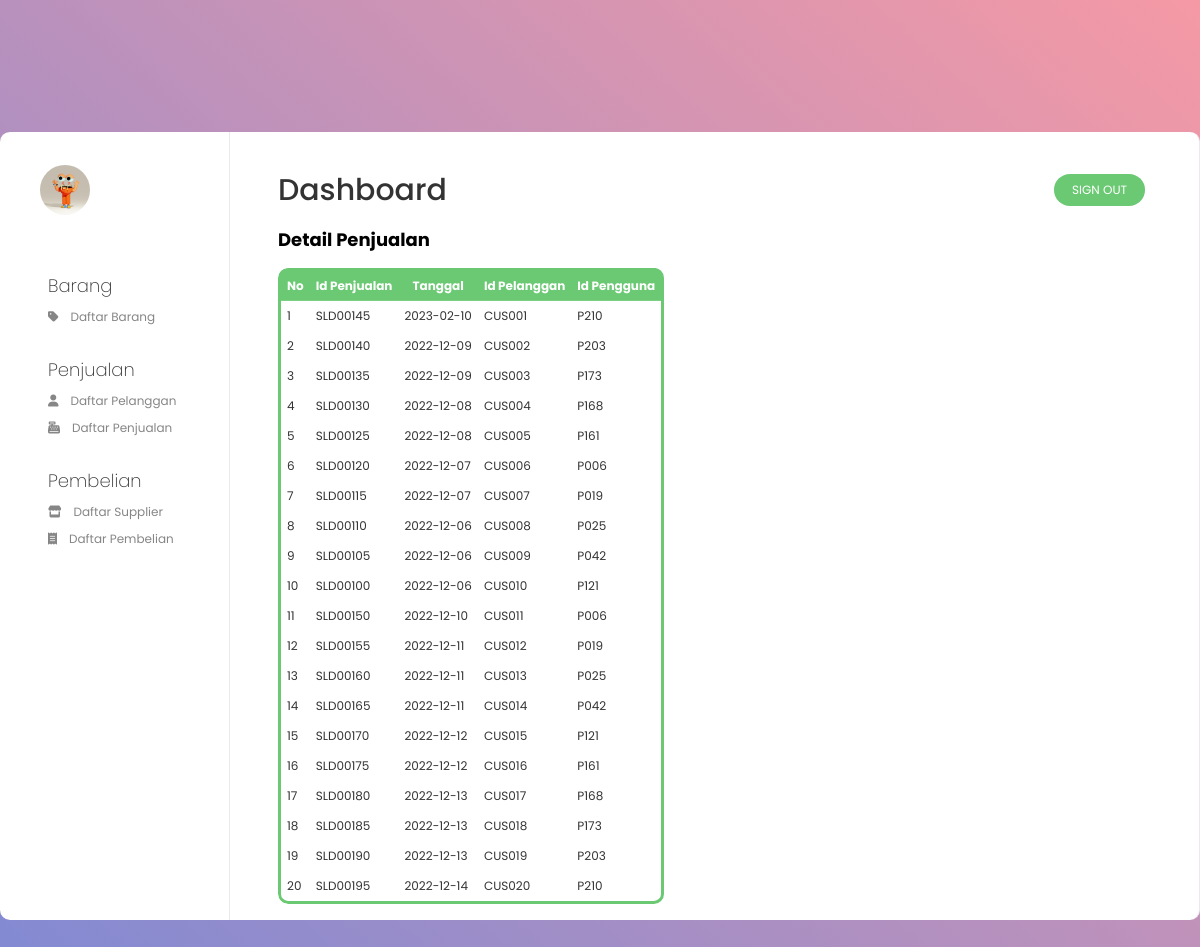
Screenshot of /detailPenjualan_view.php with the database file from the repository.
### tables this page shows
CREATE TABLE `penjualan_h` (
  `IdPenjualan` char(8) NOT NULL,
  `Tanggal` date NOT NULL,
  `IdPelanggan` varchar(6) NOT NULL,
  `IdPengguna` char(5) NOT NULL
);

### detailPenjualan_view.php (the view, shortened to what this page needs)
<?php
include "koneksidb.php";
$query = "SELECT * FROM penjualan_h";
$result = mysqli_query($connect, $query);
?>
<html>
<head>
    <link rel="stylesheet" type="text/css" href="style.css">
</head>
<body>
    <div class="center">
        <header class="menu">
            <figure class="user">
                <div class="user-avatar">
                    <img src="img/avatar.jpg">
                </div>
            </figure>
            <nav>
                <section class="barang">
                    <h3>Barang</h3>
                    <ul>
                        <li>
                            <a href="dataBarang_view.php">
                                <i class="fas fa-tag"></i>
                                Daftar Barang
                            </a>
                        </li>
                    </ul>
                </section>
                <section class="penjualan">
                    <h3>Penjualan</h3>
                    <ul>
                        <li>
                            <a href="dataPelanggan_view.php">
                                <i class="fas fa-user"></i>
                                Daftar Pelanggan
                            </a>
                        </li>
                    </ul>
                    <ul>
                        <li>
                            <a href="dataPenjualan_view.php">
                                <i class="fas fa-cash-register"></i>
                                Daftar Penjualan
                            </a>
                        </li>
                    </ul>
                </section>
                <section class="penjualan">
                    <h3>Pembelian</h3>
                    <ul>
                        <li>
                            <a href="dataSupplier_view.php">
                                <i class="fas fa-store"></i>
                                Daftar Supplier
                            </a>
                        </li>
                    </ul>
                    <ul>
                        <li>
                            <a>
                                <i class="fas fa-receipt"></i>
                                Daftar Pembelian
                            </a>
                        </li>
                    </ul>
                </section>
            </nav>
        </header>
        <main class="content-wrap">
            <header class="content-head">
                <h1>Dashboard</h1>
                <div class="action">
                    <button onclick="location.href = 'logout.php';">
                        Sign out
                    </button>
                </div>
            </header>
            <div class="container">
                <h2>Detail Penjualan</h2>
                    <div class="box-2">
                            <table class="content-table">
                                <tr>
                                    <th>No</th>
                                    <th>Id Penjualan</th>
                                    <th>Tanggal</th>
                                    <th>Id Pelanggan</th>
                                    <th>Id Pengguna</th>
                                </tr>
                                <?php
                                $no = 1;
                                while ($row = mysqli_fetch_array($result)) {
                                ?>
                                    <tr>
                                        <td><?php echo $no++; ?></td>
                                        <td><?php echo $row['IdPenjualan']; ?></td>
                                        <td><?php echo $row['Tanggal']; ?></td>
                                        <td><?php echo $row['IdPelanggan']; ?></td>
                                        <td><?php echo $row['IdPengguna']; ?></td>
                                    </tr>
                                <?php
                                }
                                ?>
                            </table>
                    </div>
                </div>
            </div>
</body>
</html>

### style.css (style rules this page uses)
* { box-sizing: border-box; }
body { height: 100vh; font-family: "Poppins", sans-serif; overflow: hidden; background: linear-gradient(to top right, #7c89d5, #f599a5); font-size: 12px; }
.center { position: absolute; display: block; top: 50%; left: 50%; transform: translate(-50%, -50%); width: 200vw; height: 75vh; max-width: 1200px; display: flex; }
.menu { grid-area: menu; width: 230px; height: 100%; padding-bottom: 3em; overflow: auto; background: #fff; border-right: 1px solid #ede8f0; border-radius: 10px 0 0 10px; }
.menu .user { height: 80px; display: flex; align-items: center; justify-content: flex-start; margin-top: 1.5em; }
.menu .user .user-avatar { width: 50px; height: 50px; border-radius: 50%; overflow: hidden; }
.menu .user .user-avatar img { display: block; width: 100%; height: 100%; -o-object-fit: cover; object-fit: cover; }
.menu nav { display: block; padding: 0 4em; }
.menu nav section { display: block; padding: 2.5em 0 0; }
.menu nav h3 { margin: 0; font-size: 1.5em; color: #333; font-weight: 200; }
.menu nav ul { display: block; padding: 0; margin: 0; }
.menu nav li { display: block; padding: 0; margin: 0.75em 0 0; }
.menu nav li a { display: flex; align-items: center; justify-content: flex-start; color: rgb(134, 134, 134); text-decoration: none; font-weight: 400; font-size: 1em; transition: color 0.15s ease; }
.menu nav li a i { display: block; margin-right: 1em; }
.content-wrap { grid-area: content; overflow: auto; background: #fff; border-right: 1px solid #ede8f0; flex: 1 1 auto; background-color: #fff; padding: 3em 4em 1em 4em; border-radius: 0 10px 10px 0; }
.content-wrap .content-head { display: flex; align-items: center; justify-content: space-between; }
.content-wrap .content-head h1 { font-size: 2.5em; line-height: 100%; color: #333; font-weight: 500; margin: 0; padding: 0; }
.content-wrap .content-head .action button { border: 0; outline: none; background: #6bc974; color: #fff; width: auto; height: 32px; margin: 0.5em; padding: 0 1.5em; border-radius: 25px; font-size: 1em; color: #fff; font-family: "Poppins", sans-serif; text-transform: uppercase; cursor: pointer; transition: 0.5s; }
.container { grid-area: content; overflow: auto; background: #fff; background-color: #fff; border-radius: 0 10px 10px 0; }
.content-table { display: flex; border-collapse: collapse; width: auto; border-radius: 10px; color: #333; overflow: hidden; font-size: 1em; font-family: 'Poppins', sans-serif; }
.content-table tr th { width: auto; background-color: #6bc974; color: white; text-align: center; font-weight: bold; }
.content-table th, .content-table td { position: relative; padding: 0.5em; }

### rows the page displays
penjualan_h: IdPenjualan "SLD00145", Tanggal "2023-02-10", IdPelanggan "CUS001", IdPengguna "P210"
penjualan_h: IdPenjualan "SLD00140", Tanggal "2022-12-09", IdPelanggan "CUS002", IdPengguna "P203"
penjualan_h: IdPenjualan "SLD00135", Tanggal "2022-12-09", IdPelanggan "CUS003", IdPengguna "P173"
penjualan_h: IdPenjualan "SLD00130", Tanggal "2022-12-08", IdPelanggan "CUS004", IdPengguna "P168"
penjualan_h: IdPenjualan "SLD00125", Tanggal "2022-12-08", IdPelanggan "CUS005", IdPengguna "P161"
penjualan_h: IdPenjualan "SLD00120", Tanggal "2022-12-07", IdPelanggan "CUS006", IdPengguna "P006"
penjualan_h: IdPenjualan "SLD00115", Tanggal "2022-12-07", IdPelanggan "CUS007", IdPengguna "P019"
penjualan_h: IdPenjualan "SLD00110", Tanggal "2022-12-06", IdPelanggan "CUS008", IdPengguna "P025"
penjualan_h: IdPenjualan "SLD00105", Tanggal "2022-12-06", IdPelanggan "CUS009", IdPengguna "P042"
penjualan_h: IdPenjualan "SLD00100", Tanggal "2022-12-06", IdPelanggan "CUS010", IdPengguna "P121"
penjualan_h: IdPenjualan "SLD00150", Tanggal "2022-12-10", IdPelanggan "CUS011", IdPengguna "P006"
penjualan_h: IdPenjualan "SLD00155", Tanggal "2022-12-11", IdPelanggan "CUS012", IdPengguna "P019"
penjualan_h: IdPenjualan "SLD00160", Tanggal "2022-12-11", IdPelanggan "CUS013", IdPengguna "P025"
penjualan_h: IdPenjualan "SLD00165", Tanggal "2022-12-11", IdPelanggan "CUS014", IdPengguna "P042"
penjualan_h: IdPenjualan "SLD00170", Tanggal "2022-12-12", IdPelanggan "CUS015", IdPengguna "P121"
penjualan_h: IdPenjualan "SLD00175", Tanggal "2022-12-12", IdPelanggan "CUS016", IdPengguna "P161"
penjualan_h: IdPenjualan "SLD00180", Tanggal "2022-12-13", IdPelanggan "CUS017", IdPengguna "P168"
penjualan_h: IdPenjualan "SLD00185", Tanggal "2022-12-13", IdPelanggan "CUS018", IdPengguna "P173"
penjualan_h: IdPenjualan "SLD00190", Tanggal "2022-12-13", IdPelanggan "CUS019", IdPengguna "P203"
penjualan_h: IdPenjualan "SLD00195", Tanggal "2022-12-14", IdPelanggan "CUS020", IdPengguna "P210"
